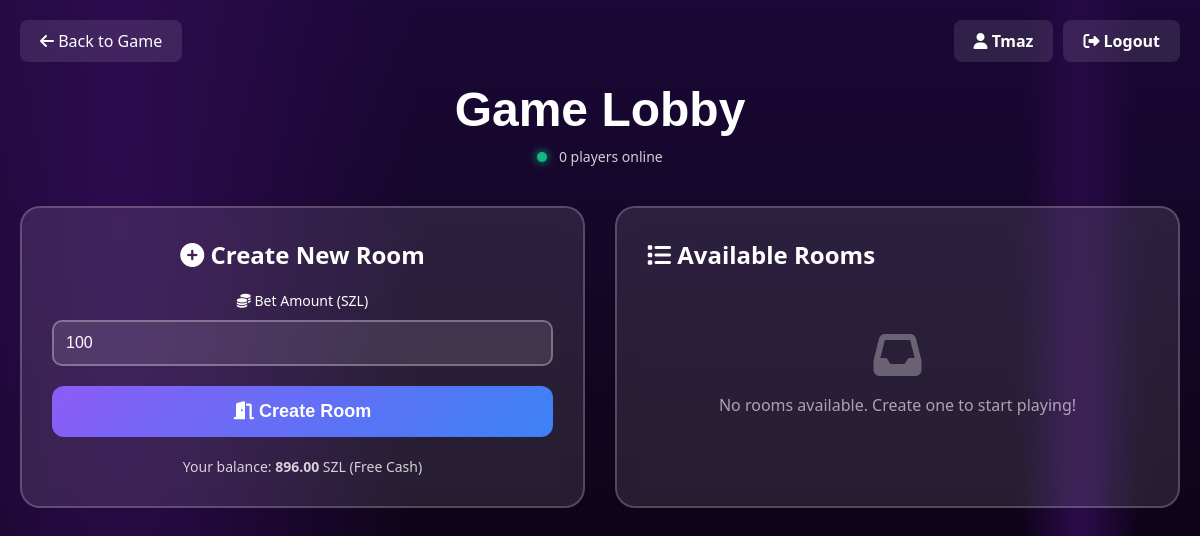
The page /lobby (signed in) on the database as committed earlier.
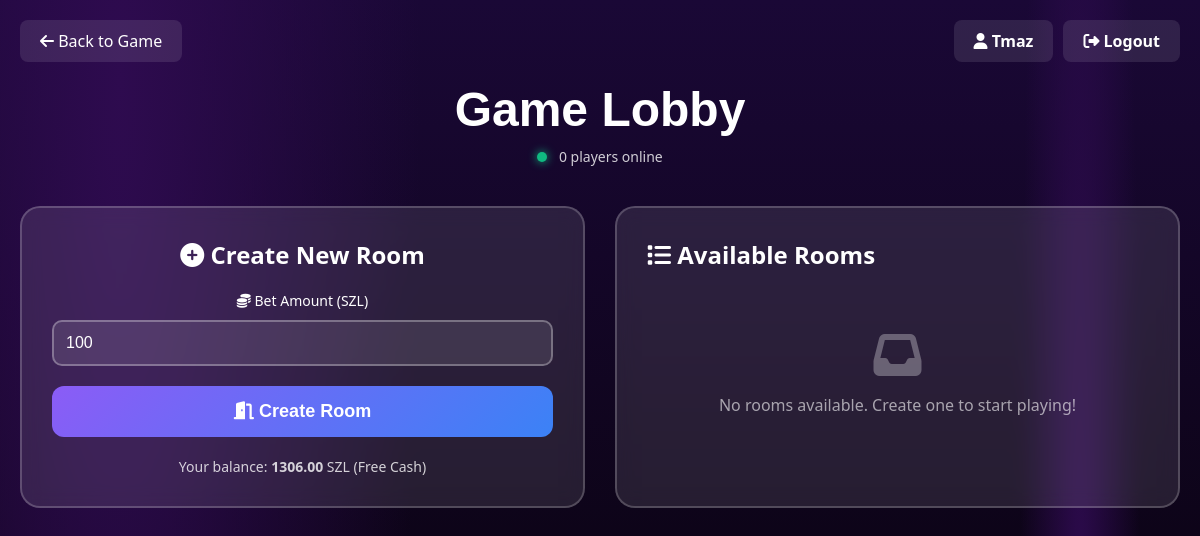
The same page on the database as committed later.
### database.py (models this page shows, shortened)
class Player(db.Model):
    __tablename__ = 'players'
    id = db.Column(db.Integer, primary_key=True)
    user_id = db.Column(db.Integer, db.ForeignKey('users.id'), nullable=False, unique=True)
    real_balance = db.Column(db.Float, default=0.0)
    fake_balance = db.Column(db.Float, default=0.0)
    fake_balance_expires_at = db.Column(db.DateTime)
    fake_cash_target = db.Column(db.Float, default=0.0)
    total_games = db.Column(db.Integer, default=0)
    wins = db.Column(db.Integer, default=0)
    losses = db.Column(db.Integer, default=0)
    total_wagered = db.Column(db.Float, default=0.0)
    total_winnings = db.Column(db.Float, default=0.0)
    created_at = db.Column(db.DateTime, default=datetime.utcnow)
    updated_at = db.Column(db.DateTime, default=datetime.utcnow, onupdate=datetime.utcnow)
    bet_sessions = db.relationship('BetSession',
                                   foreign_keys='BetSession.player_id',
                                   backref='player',
                                   lazy='dynamic')
    rooms_as_player1 = db.relationship('GameRoom',
                                       primaryjoin='Player.user_id==GameRoom.player1_id',
                                       foreign_keys='GameRoom.player1_id',
                                       backref='player1_user',
                                       lazy='dynamic')
    rooms_as_player2 = db.relationship('GameRoom',
                                       primaryjoin='Player.user_id==GameRoom.player2_id',
                                       foreign_keys='GameRoom.player2_id',
                                       backref='player2_user',
                                       lazy='dynamic')
    def is_fake_cash_valid(self):
        if self.fake_balance_expires_at is None:
            return False
        return datetime.utcnow() < self.fake_balance_expires_at
    def award_free_cash(self):
        from config import GameConfig
        self.fake_balance = GameConfig.get_random_free_cash()
        self.fake_cash_target = GameConfig.get_random_free_target()
        self.fake_balance_expires_at = datetime.utcnow() + GameConfig.get_free_cash_expiry()
        db.session.commit()

### app.py (the view)
@app.route("/lobby")
def lobby():
    from database import get_player_by_user_id, Player
    user_id = session.get('user_id')
    user_balance = 0
    if user_id:
        player = get_player_by_user_id(user_id)
        if player:
            if not player.is_fake_cash_valid() or player.fake_balance <= 0:
                player.award_free_cash()
                db.session.commit()
            user_balance = player.fake_balance
    return render_template("lobby.html", user_balance=user_balance)

### config.py (called while the page is built)
    @staticmethod
    def get_random_free_cash():
        return random.randint(GameConfig.FREE_CASH_MIN, GameConfig.FREE_CASH_MAX)

    @staticmethod
    def get_random_free_target():
        return random.randint(GameConfig.FREE_CASH_TARGET_MIN, GameConfig.FREE_CASH_TARGET_MAX)

    @staticmethod
    def get_free_cash_expiry():
        return timedelta(hours=GameConfig.FREE_CASH_DURATION_HOURS)

### database.py (called while the page is built)
def get_player_by_user_id(user_id):
    return Player.query.filter_by(user_id=user_id).first()

### templates/lobby.html (shortened to what this page needs)
<!DOCTYPE html>
<html lang="en">
<head>
    <link rel="stylesheet" href="{{ url_for('static', filename='css/style.css') }}">
    <link rel="stylesheet" href="https://cdnjs.cloudflare.com/ajax/libs/font-awesome/6.4.0/css/all.min.css">
</head>
<body>
    <div class="lobby-container">
        <div class="header-controls">
            {% if session.get('user_id') %}
                <span class="username-display">
                    <i class="fa-solid fa-user"></i> {{ session.get('username') }}
                </span>
                <a href="{{ url_for('auth.logout') }}" class="logout-btn">
                    <i class="fa-solid fa-right-from-bracket"></i> Logout
                </a>
            {% else %}
                <a href="{{ url_for('auth.login', next='/lobby') }}" class="login-btn">
                    <i class="fa-solid fa-right-to-bracket"></i> Login
                </a>
            {% endif %}
        </div>
        <a href="{{ url_for('index') }}" class="back-link">
            <i class="fa-solid fa-arrow-left"></i> Back to Game
        </a>
        <div class="lobby-header">
            <h1>Game Lobby</h1>
            <p class="player-count">
                <span class="status-indicator status-online"></span>
                <span id="online-count">0</span> players online
            </p>
        </div>
        <div class="lobby-grid">
            <div class="lobby-card create-room-section">
                <h2><i class="fa-solid fa-plus-circle"></i> Create New Room</h2>
                <div class="bet-input-group">
                    <label for="bet-amount">
                        <i class="fa-solid fa-coins"></i> Bet Amount (SZL)
                    </label>
                    <input type="number" id="bet-amount" placeholder="Enter bet amount" min="0" step="0.01" value="100">
                </div>
                <button class="create-room-btn" id="create-room-btn">
                    <i class="fa-solid fa-door-open"></i> Create Room
                </button>
                <div class="player-count" style="margin-top: 20px;">
                    Your balance: <strong id="user-balance">{{ "%.2f"|format(user_balance) }}</strong> SZL (Free Cash)
                </div>
            </div>
            <div class="lobby-card">
                <h2><i class="fa-solid fa-list"></i> Available Rooms</h2>
                <div id="room-list" class="room-list">
                    <div class="empty-state">
                        <i class="fa-solid fa-inbox"></i>
                        <p>No rooms available. Create one to start playing!</p>
                    </div>
                </div>
            </div>
        </div>
    </div>
</body>
</html>

### static/css/style.css (style rules this page uses)
:root { --bg-1: #1a0836; --bg-2: #2e0b4f; --accent-1: #8b5cf6; --accent-2: #ffe46b; --glass: rgba(255,255,255,0.06); --glass-strong: rgba(255,255,255,0.08); --card-bg: #0f1724; --card-face: #ffffff; --muted: rgba(255,255,255,0.7); --success: #3ee6b5; }
* { box-sizing:border-box }
html,body { height:100%; margin:0; padding:0; font-family: "Segoe UI", Roboto, Arial, sans-serif; background: radial-gradient(1000px 6000px at 10% 10%, var(--bg-2) 0%, transparent 30%), radial-gradient(200px 5000px at 90% 90%,#2e0b4f 0%, transparent 30%), linear-gradient(180deg, var(--bg-1), #07020a); color:var(--card-face); width:100% }
* { margin: 0; padding: 0; box-sizing: border-box; }
.lobby-container { max-width: 1200px; margin: 0 auto; padding: 20px; }
.lobby-header { text-align: center; color: white; margin-bottom: 40px; }
.lobby-header h1 { font-size: 48px; margin-bottom: 10px; font-family: Oswald, sans-serif; }
.lobby-grid { display: grid; grid-template-columns: 1fr 1fr; gap: 30px; margin-top: 30px; }
.lobby-card { background: rgba(255, 255, 255, 0.1); backdrop-filter: blur(10px); border-radius: 20px; padding: 30px; border: 2px solid rgba(255, 255, 255, 0.2); }
.lobby-card h2 { color: white; margin-bottom: 20px; font-size: 24px; }
.create-room-section { text-align: center; }
.bet-input-group { margin: 20px 0; }
.bet-input-group label { display: block; color: white; margin-bottom: 10px; font-size: 14px; }
.bet-input-group input { width: 100%; padding: 12px; border-radius: 10px; border: 2px solid rgba(255, 255, 255, 0.3); background: rgba(255, 255, 255, 0.1); color: white; font-size: 16px; }
.create-room-btn { width: 100%; padding: 15px; background: linear-gradient(135deg, #8b5cf6, #3b82f6); border: none; border-radius: 12px; color: white; font-size: 18px; font-weight: bold; cursor: pointer; transition: transform 0.2s; font-family: Oswald, sans-serif; }
.room-list { max-height: 500px; overflow-y: auto; }
.empty-state { text-align: center; padding: 40px; color: rgba(255, 255, 255, 0.6); }
.empty-state i { font-size: 48px; margin-bottom: 15px; opacity: 0.5; }
.status-indicator { display: inline-block; width: 10px; height: 10px; border-radius: 50%; margin-right: 8px; }
.status-online { background: #10b981; box-shadow: 0 0 10px #10b981; }
.player-count { color: rgba(255, 255, 255, 0.8); font-size: 14px; margin-top: 10px; }
.back-link { display: inline-block; color: white; text-decoration: none; margin-bottom: 20px; padding: 10px 20px; background: rgba(255, 255, 255, 0.1); border-radius: 8px; transition: background 0.2s; }
.header-controls { position: absolute; top: 20px; right: 20px; display: flex; gap: 10px; align-items: center; }
.username-display { padding: 10px 20px; background: rgba(255, 255, 255, 0.1); border-radius: 8px; color: white; font-weight: bold; }
.logout-btn { padding: 10px 20px; background: rgba(255, 255, 255, 0.1); border: none; border-radius: 8px; color: white; font-weight: bold; cursor: pointer; text-decoration: none; transition: background 0.2s; }

Rows that differ between the two databases and show on the page:
changed Player: fake_balance "896.00" → "1306.00"
